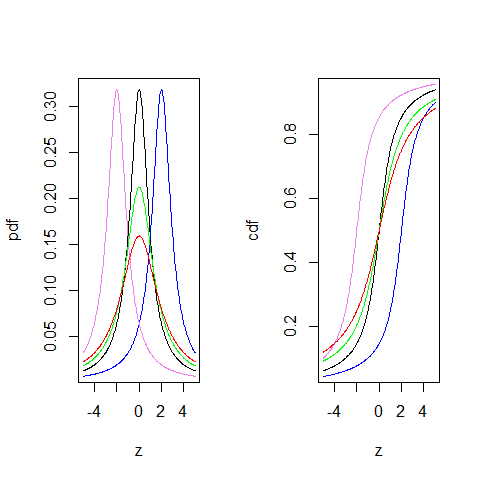

Recreate this plot in R.
graphics.off()        # close all windows
par(mfrow = c(1, 2))

# rv chauchy distributed
z = seq(-5, 5, length = 300)                  

# pdf for the chauchy
plot(z, dcauchy(z, 0, 1), xlab = "z", 
     ylab = "pdf", type = "l", lwd = 1)       # mu = 0 & sd = 1
lines (z, dcauchy(z , 2, 1), col = "blue")    # mu = 2 & sd = 1
lines (z, dcauchy(z , -2, 1), col = "violet") # mu = -2 & sd = 1
lines (z, dcauchy(z , 0, 1.5), col = "green") # mu = 0 & sd = 1.5
lines (z, dcauchy(z , 0, 2), col = "red")     # mu = 0 & sd = 2

# cdf for the chauchy mu = 0 & sd = 1
# same order as above
plot(z, pcauchy(z, 0, 1), xlab = "z", 
     ylab = "cdf", type = "l", lwd = 1)       
lines (z, pcauchy(z , 2, 1), col = "blue")    
lines (z, pcauchy(z , -2, 1), col = "violet")
lines (z, pcauchy(z , 0, 1.5), col = "green")
lines (z, pcauchy(z , 0, 2), col = "red")
